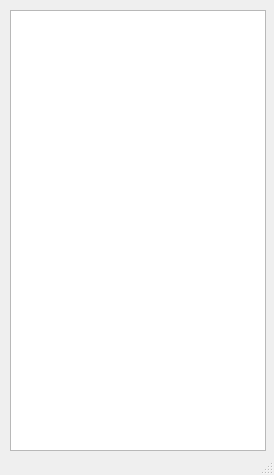
<?xml version="1.0" encoding="UTF-8"?>
<ui version="4.0">
 <class>member</class>
 <widget class="QMainWindow" name="member">
  <property name="geometry">
   <rect>
    <x>0</x>
    <y>0</y>
    <width>274</width>
    <height>475</height>
   </rect>
  </property>
  <property name="windowTitle">
   <string>MainWindow</string>
  </property>
  <widget class="QWidget" name="centralwidget">
   <widget class="QListWidget" name="member_list">
    <property name="geometry">
     <rect>
      <x>10</x>
      <y>10</y>
      <width>256</width>
      <height>441</height>
     </rect>
    </property>
   </widget>
  </widget>
  <widget class="QStatusBar" name="statusbar"/>
 </widget>
 <resources/>
 <connections/>
</ui>
